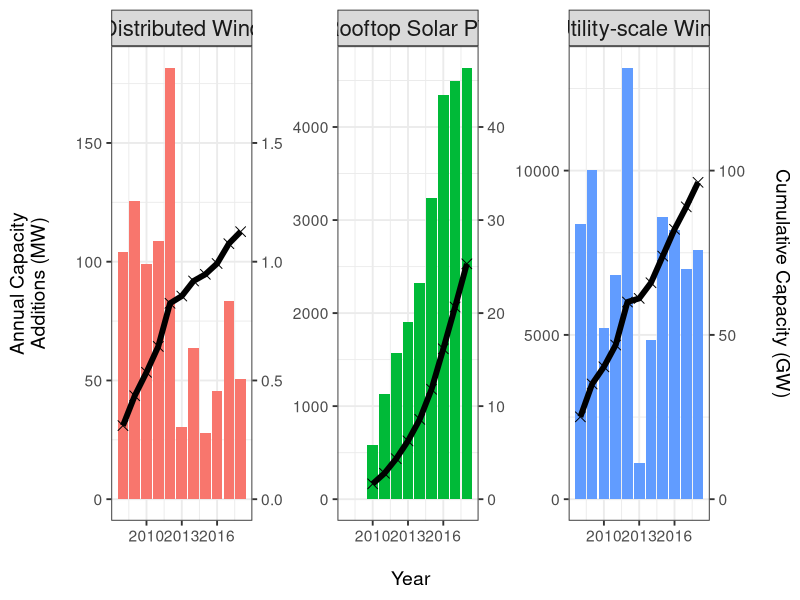

Reproduce this figure in R.
library(data.table)
library(ggplot2)
library(lubridate)

setwd("C:/Users/tbowen/Documents/dGen/New York/NYISO Data/dWind-NY/LaTeX - ny_dwind_writeup/input-files")

capdata <- fread("cumulative_us_capacities.csv")
capdata <- capdata[, .(Year, `Cumulative Capacity`, `Capacity Addition`, Type)]

capdata[ , lapply(.SD, as.numeric), .SDcols = !"Type"]

capplot <- ggplot(capdata)+
  geom_bar(aes(x=Year, y = `Capacity Addition`, fill = Type), stat='identity')+
  geom_point(aes(x = Year, y = `Cumulative Capacity`/10), color = "black",  size = 3, shape = 4)+
  geom_line(aes(x = Year, y = `Cumulative Capacity`/10), color = "black",  size = 2)+
  scale_y_continuous("Annual Capacity\nAdditions (MW)\n", sec.axis = sec_axis(~ . /100, name = "Cumulative Capacity (GW)\n"))+
  xlab("\nYear")+
  facet_wrap(~Type, nrow=1, scale = "free_y")+
  theme_bw(base_size = 14)+
  theme(legend.position = "none", strip.text = element_text(size = 16))

ggsave(capplot, filename = "../images/cumulative_us_capacities.png", device = "png", width = 25, height = 15, units = "cm", dpi = 330)
